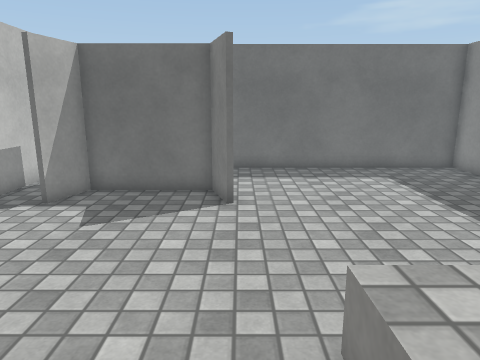
[1] (above)

13 first-person views from a walk through a 3-D level made in the Unity game engine. The camera is 1.4 m above the floor, tilts 12° down and sees 70° across. The floor is counted in squares, 0.5 m on a side. Each view is taken from the middle of a square. On the plan, view 1 faces up. The plan holds only what a view shows up to about 20 squares ahead; the rest is blank. Surface patterns are stand-ins for the level's own textures.

[2]
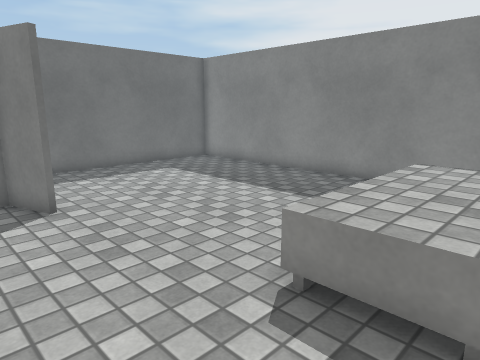

[3]
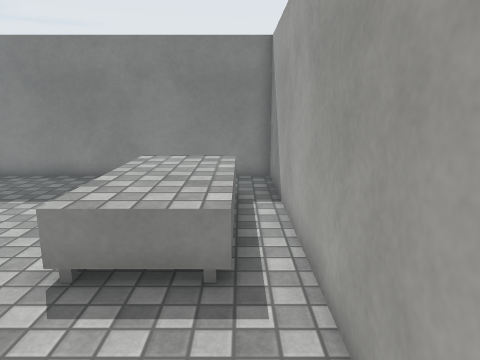

[4]
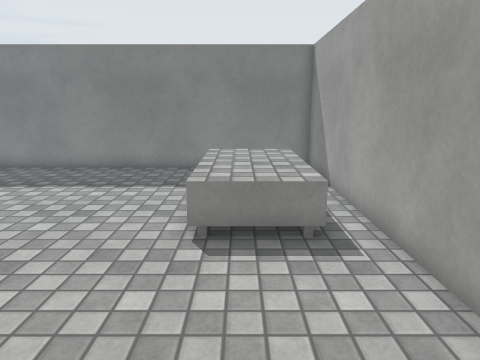

[5]
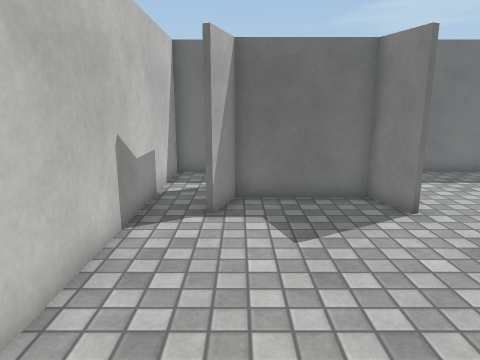

[6]
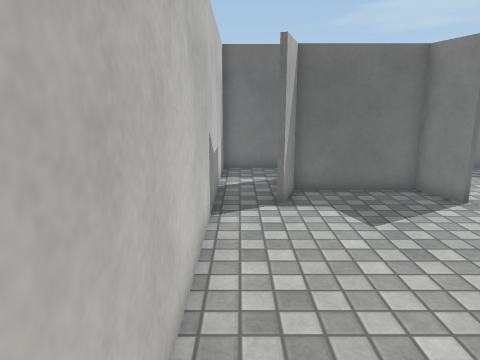

[7]
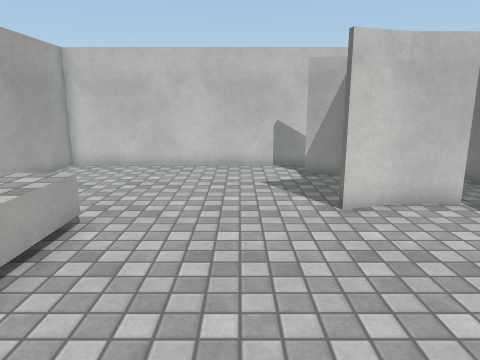

[8]
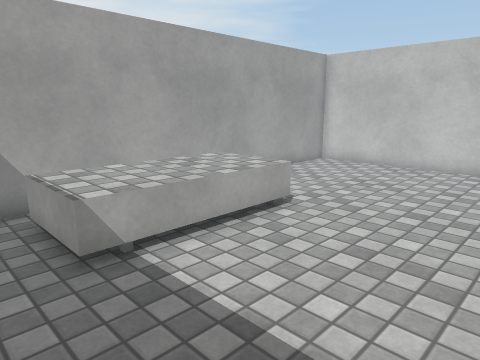

[9]
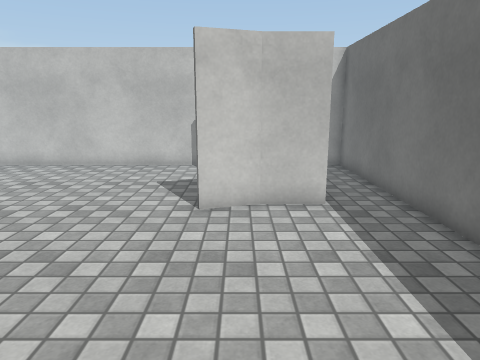

[10]
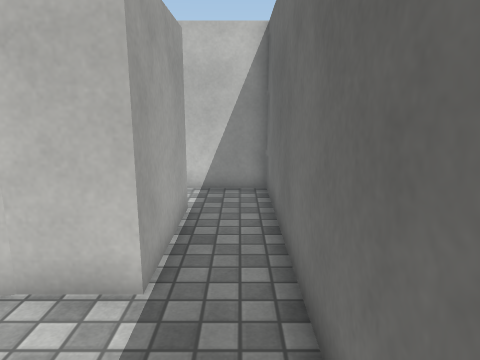

[11]
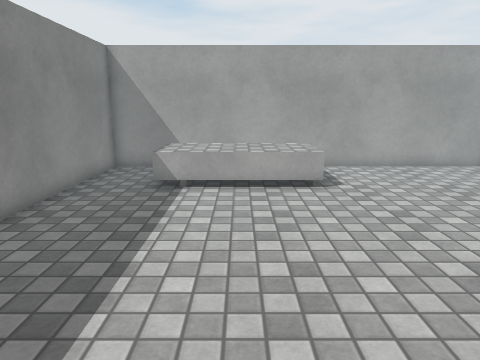

[12]
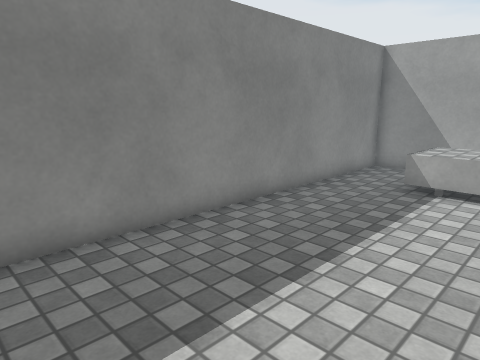

[13]
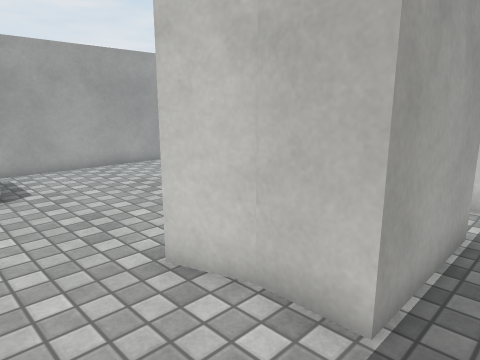

### Floor plan
Key: @ floor where view 1 was taken; # wall or solid block; . floor; O other object.
Columns run from 8 left of view 1 to 10 right of it. Each row starts with its distance up from view 1.
 16 ###################
 15 #.................#
 14 #...OOO...........#
 13 #..O  OO..........#
 12 #..OOOOO..........#
 11 #.OO...O..........#
 10 #.O.....O.........#
  9 #.................#
  8 #.................#
  7 #.................#
  6 #.................#
  5 #.................#
  4 #.................#
  3 #........OOOOOOO..#
  2 #........OOOOOOO..#
  1 #........OOOOOOO..#
  0 #.......@OOOOOOO..#
 -1 ###################

Where each view was taken, in squares from view 1:
view 1: 0 up, 0 right, facing up
view 2: 0 up, 3 left, facing up-right
view 3: 0 up, 4 left, facing right
view 4: 2 up, 6 left, facing right
view 5: 1 up, 5 left, facing up
view 6: 0 up, 7 left, facing up
view 7: 7 up, 9 right, facing left
view 8: 9 up, 9 right, facing down-left
view 9: 11 up, 9 right, facing left
view 10: 15 up, 4 right, facing left
view 11: 15 up, 4 right, facing down
view 12: 15 up, 3 right, facing down-right
view 13: 15 up, 3 right, facing down-left
